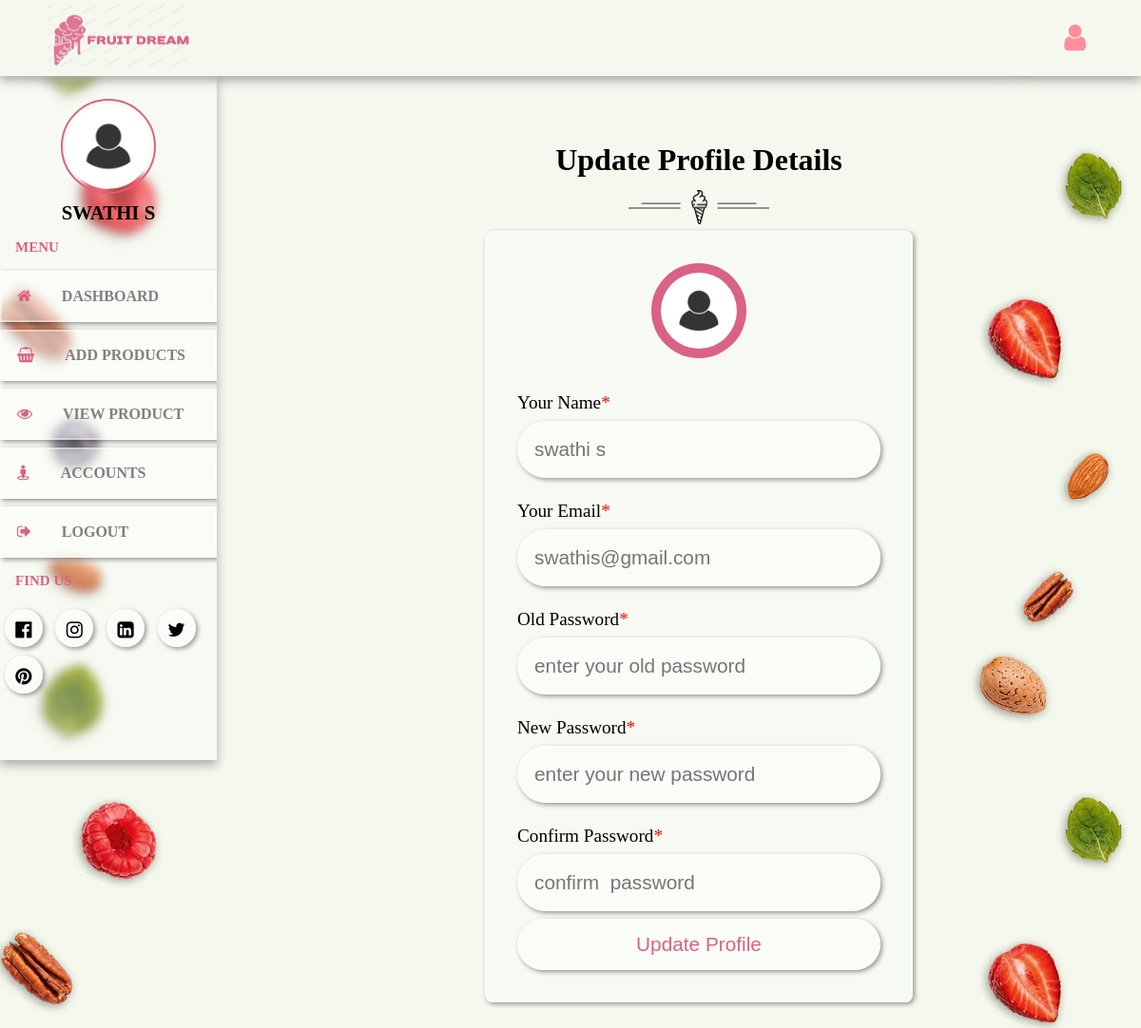
The page /admin/update.php (signed in) on the database its author committed.
### tables this page shows
CREATE TABLE `sellers` (
  `id` varchar(20) NOT NULL,
  `name` varchar(50) NOT NULL,
  `email` varchar(50) NOT NULL,
  `password` varchar(50) NOT NULL
);

### admin/update.php (the view, shortened to what this page needs)
<?php
    include '../components/connect.php';
?>
<!DOCTYPE html>
<html lang="en">
<head>
    <link rel="stylesheet" href="../css/admin_style.css">
    <link rel="stylesheet" href="https://cdnjs.cloudflare.com/ajax/libs/font-awesome/4.7.0/css/font-awesome.min.css">
</head>
<body>
    <div class="main-container">
    <?php
        include '../components/admin_header.php';
    ?>
    <section class="form-container">
    <div class="heading" style="margin-left: 50%;">
            <h1 >Update Profile Details</h1>
            <img src="../image/separator-img.png" alt="">
        </div>
        <form action="" method="post" enctype="multipart/form-data" class="register" style="width: 50%;margin-left:50%;">
            <div class="img-box">
                <img src="../image/profile.jpeg" >
            </div>
            <div class="flex">
                <div class="col">
                    <div class="input-field">
                        <p>Your name<span>*</span></p>
                        <input type="text" name="name" placeholder="<?=$fetch_profile['name'];?>" class="box" style="border-radius: 45px;">
                    </div>
                    <div class="input-field">
                        <p>Your email<span>*</span></p>
                        <input type="email" name="email" placeholder="<?=$fetch_profile['email'];?>" class="box" style="border-radius: 45px;">
                    </div>
                    <div class="input-field">
                        <p>old password<span>*</span></p>
                        <input type="password" name="old_pass" placeholder="enter your old password" class="box" style="border-radius: 45px;">
                    </div>
                    <div class="input-field">
                        <p>new password<span>*</span></p>
                        <input type="password" name="new_pass" placeholder="enter your new password" class="box" style="border-radius: 45px;">
                    </div>
                    <div class="input-field">
                        <p>confirm password<span>*</span></p>
                        <input type="password" name="cpass" placeholder="confirm  password" class="box" style="border-radius: 45px;">
                    </div>
                </div>
             </div>
             <input type="submit" value="update profile" name="submit" class="btn" style="border-radius: 45px;">
        </form>
    </section>
    </div>
</body>
</html>

### components/admin_header.php (shortened to what this page needs)
<header>
    <div class="logo">
        <img src="../image/flogo.png" width="150">
    </div>
    <div class="right">
        <div class="fa fa-user" id="user-btn"></div>
    </div>
</header>
<div class="sidebar-container">
    <div class="sidebar">
    <?php
        $select_profile=$conn->prepare("SELECT * FROM sellers WHERE id=?");
        $select_profile->execute([$seller_id]);
        if($select_profile->rowCount()>0){
            $fetch_profile=$select_profile->fetch(PDO::FETCH_ASSOC);
        ?>
        <div class="profile">
            <img src="../image/profile.jpeg" class="logo-img" width="100">
            <p><?=$fetch_profile['name'];?></p>
        </div>
        <?php }?>
        <h5>Menu</h5>
        <div class="navbar">
            <ul>
                <li><a href="dashboard.php"><i class="fa fa-home" aria-hidden="true"></i>Dashboard</a></li>
                <li><a href="add_products.php"><i class="fa fa-shopping-basket" aria-hidden="true"></i>Add products</a></li>
                <li><a href="view_product.php"><i class="fa fa-eye" aria-hidden="true"></i>View product</a></li>
                <li><a href="user_accounts.php"><i class="fa fa-street-view" aria-hidden="true"></i>Accounts</a></li>
                <li><a href="../components/admin_logout.php" onclick="return confirm('Logout from this website');">
                <i class="fa fa-sign-out" aria-hidden="true"></i>Logout</a></li>
            </ul>
        </div>
        <h5>Find Us</h5>
        <div class="social-links">
            <i class="fa fa-facebook-official" aria-hidden="true"></i>
            <i class="fa fa-instagram" aria-hidden="true"></i>
            <i class="fa fa-linkedin-square" aria-hidden="true"></i>
            <i class="fa fa-twitter" aria-hidden="true"></i>
            <i class="fa fa-pinterest" aria-hidden="true"></i>
        </div>
    </div>
</div>

### rows shown on the page
sellers: name "SWATHI S", name "swathi s", email "swathis@gmail.com"
